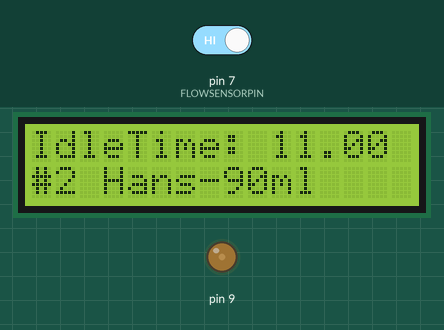
The sketch below on a simulated Arduino Uno, built with avr-gcc and run on an emulated ATmega328P. On the bench: 16×2 character LCD, output pins drawn as LEDs (lit = HIGH). The inputs (shaded band) are chosen by the test bench; at power-on: pin 7 (FLOWSENSORPIN) HIGH. Random numbers use the default seed unless the sketch sets one.

Above: at 1.2 s.
1.3 s: pin 7 (FLOWSENSORPIN) driven LOW
At 2.3 s:
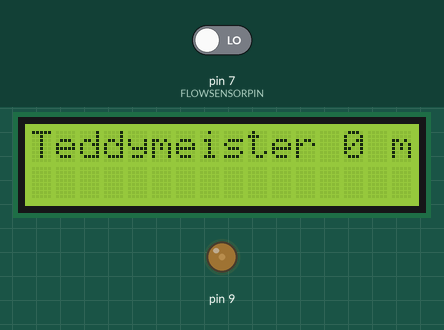
2.8 s: pin 7 (FLOWSENSORPIN) driven HIGH
At 3.8 s:
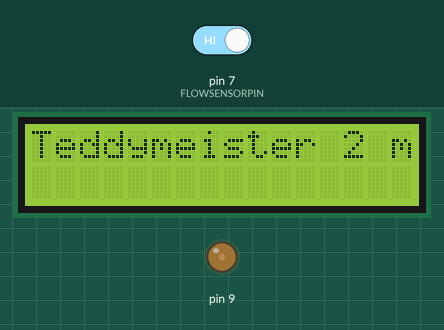
7.5 s: pin 7 (FLOWSENSORPIN) driven LOW
At 7.9 s:
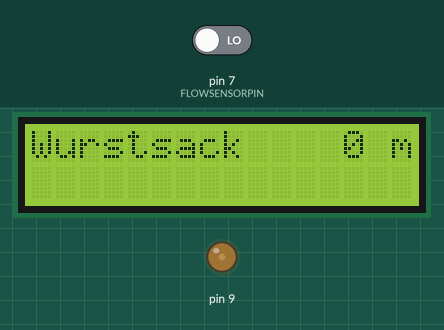
12.0 s: pin 7 (FLOWSENSORPIN) driven HIGH
At 13.1 s:
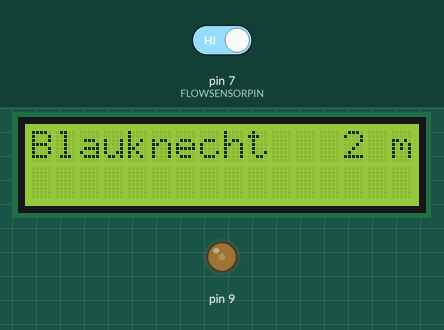
Timing chart, 0 to 15.0 s (numbered marks = the images above; inputs shaded):
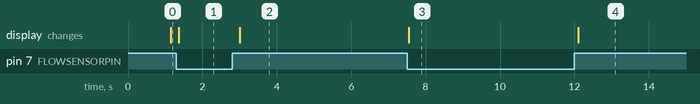

The sketch:

Hau_das_Pissuar_feb15_Green.ino
```cpp
/**********************************************************
  Some nice Intro text that lets you want to piss the hell out of your bladder.
**********************************************************/
#include "LiquidCrystal.h"
LiquidCrystal lcd(12, 11, 5, 4, 3, 2);

// which pin to use for reading the sensor? can use any pin!
#define FLOWSENSORPIN 7

// count how many pulses!
volatile uint16_t pulses = 0;
// track the state of the pulse pin
volatile uint8_t lastflowpinstate;
// you can try to keep time of how long it is between pulses
volatile uint32_t lastflowratetimer = 100;
// and use that to calculate a flow rate
volatile float timer;

// Declare global variables
bool session = false; // describes if a session is activ or not
String fullName;

int highScore[10] = {99, 90, 80, 70, 60, 50, 40, 30, 20, 10}; //stores the highscore
String highPlayer[10] = {"Tom", "Hans", "Dieter", "Yannick", "Clausi", "Patrick", "Johann", "Paul", "Steffen", "Karl"}; //stores the highscore

// Calculates miliLiters from the pulses
int mliters = 0;

// Counts the highscore position
int count = 0;

//display stuff
const int numRows = 4; //2;
const int numCols = 20;//12;

byte icon[8] = {
  B01110,
  B01110,
  B00100,
  B01110,
  B10101,
  B00100,
  B01010,
  B10001,

};

// Interrupt is called once a millisecond, looks for any pulses from the sensor!
SIGNAL(TIMER0_COMPA_vect)
{
  uint8_t x = digitalRead(FLOWSENSORPIN);

  if (x == lastflowpinstate)
  {
    //lastflowratetimer++;
    return; // nothing changed!
  }

  if (x == HIGH)
  {
    //low to high transition!
    pulses++;
  }
  lastflowpinstate = x;
  lastflowratetimer = 0;
}

void useInterrupt(boolean v) {
  if (v) {
    // Timer0 is already used for millis() - we'll just interrupt somewhere
    // in the middle and call the "Compare A" function above
    OCR0A = 0xAF;
    TIMSK0 |= _BV(OCIE0A);
  } else {
    // do not call the interrupt function COMPA anymore
    TIMSK0 &= ~_BV(OCIE0A);
  }
}

//*************************************************
//*********** Setup
//*************************************************
void setup()
{
  //Serial.begin(9600);
  // Serial.print("Flow sensor test!");
  lcd.begin(16, 2);
  // declare pin 9 to be an output for the contrast:
  pinMode(9, OUTPUT);
  analogWrite(9, 50);

  pinMode(FLOWSENSORPIN, INPUT);
  digitalWrite(FLOWSENSORPIN, HIGH);
  lastflowpinstate = digitalRead(FLOWSENSORPIN);
  useInterrupt(true);
  randomSeed(analogRead(0));

  //lcd.begin(numCols, numRows);
/*
  lcd.createChar(1, icon);
  lcd.setCursor(19, 2);
  lcd.write(byte(1));*/
};

//*************************************************
//*********** Mainloop
//*************************************************
void loop()             // run over and over again

{


  //counts the time since the last signal
  timer = (lastflowratetimer / 10); // in seconds
  lastflowratetimer++;

  if (timer == 0) //((timer >= 0) && (timer < 3))              //Start a session
  {
    gameStart();
  }
  else if (timer == 3)           // End a session
  {
    // save the score to the highscore array
    setHighscore(fullName, mliters);  // Name des Spielers und Punkte übergeben an Higscore funktion
    session = false;
    pulses = 0;

  }
  else if (timer > 3)            // Starts the Game else stays in Idle mode
  {
    IdleMode();
  }
  /*
  lcd.setCursor(7, 4);
  lcd.print(timer);
  lcd.setCursor(18, 4);
  lcd.print(lastflowpinstate);
  lcd.setCursor(0, 4);
  lcd.print(lastflowratetimer);*/
  delay(100);
};


/********************************************************************/
void IdleMode()
{
  showHigh();
  lcd.setCursor(0, 0);
  lcd.print("IdleTime: "); lcd.print( timer ); lcd.print("      ");
};

/********************************************************************/
void showHigh()
{
  if (count == 100)
  {
    count = 0;
  };
  lcd.setCursor(0, 1);
  lcd.print("#" + String((count / 10) + 1) + " " + highPlayer[(count / 10)] + "-" + highScore[(count / 10)] + "ml                    ");
  count++;
};

/********************************************************************/
void gameStart()
{
  mliters = int(pulses * 2.556);
  if (session == false)
  {
    fullName = rndName();
    session = true;
  };
  printLCD(mliters, fullName);
};

/********************************************************************/
void printLCD(int result, String fullName)  // Show actual points and name on LCD
{
  lcd.clear();
  lcd.setCursor(0, 0);
  lcd.print(fullName);
  lcd.setCursor(13, 0);
  lcd.print(result);
  lcd.print(" ml ");
  delay(100);
};

/********************************************************************/
void setHighscore(String player, int points)  // compares score with top 10 and add to position
{
  int i = 9;
  // Search for the Rank

  while ((i >= 0) && (points > highScore[i]))
  {
    highScore[i+1]  = highScore[i];
    highPlayer[i+1] = highPlayer[i];
    i--;
  };
if (i != 9)
{
  // Set the Highscore
  highScore[i+1] = points;
  highPlayer[i+1] = player;
}
};

/********************************************************************/
// function to determine a random and, not yet implemented, unique name
String rndName() {
  String vorName[] = {
    "Wurst",
    "Piss",
    "Bier",
    "Teddy",
    "Ochs'",
    "Arsch",
    "Sauf",
    "Haus",
    "Kack",
    "Klein",
    "Dumm",
    "Geil",
    "Blau"
  };
  String nachName[] = {
    "meister",
    "knecht",
    "kopf",
    "wurst",
    "bauer",
    "heini",
    "hans",
    "depp",
    "typ",
    "lulli",
    "baer",
    "sack",
    "peter"
  };
  int array1 = random(13);
  int array2 = random(13);
  String fullName = vorName[array1] + nachName[array2];
  return (fullName);
};
```
